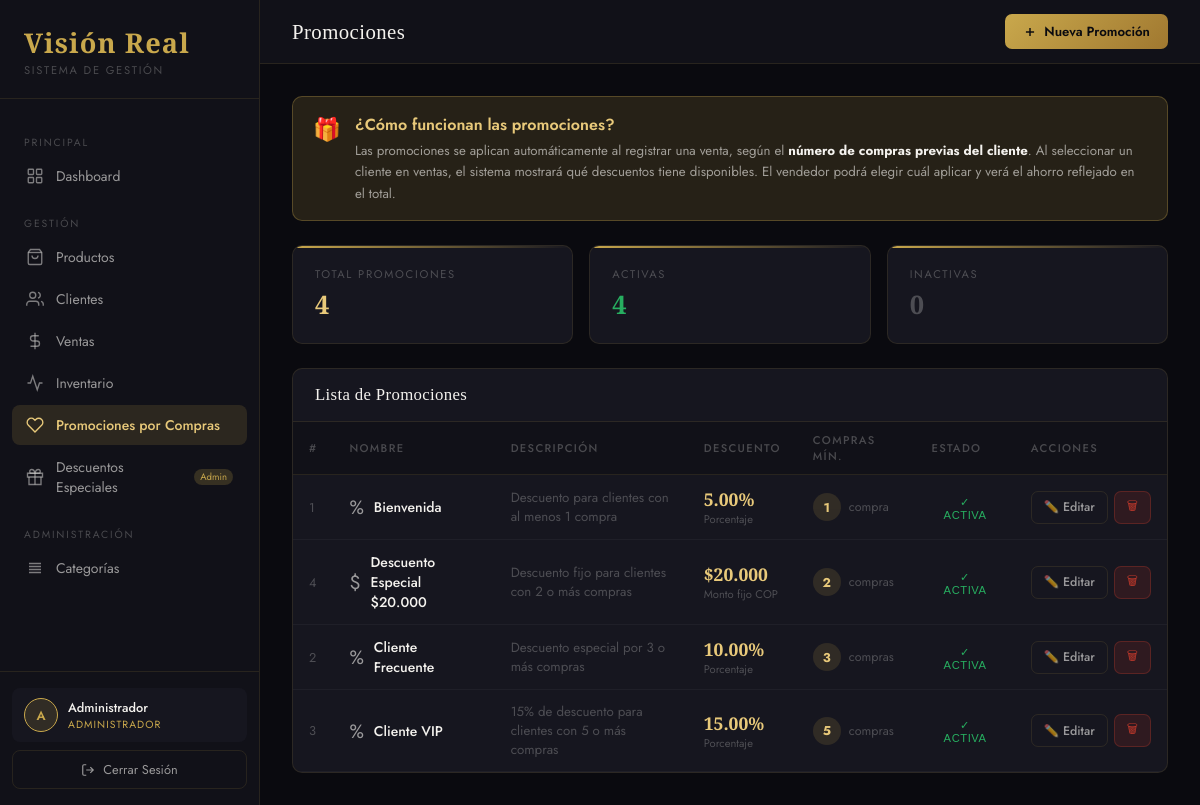
The page /views/promociones.php (signed in) on the database its author committed.
### tables this page shows
CREATE TABLE IF NOT EXISTS promociones (
    id INT AUTO_INCREMENT PRIMARY KEY,
    nombre VARCHAR(200) NOT NULL,
    descripcion TEXT,
    tipo ENUM('porcentaje','monto_fijo') NOT NULL DEFAULT 'porcentaje',
    valor DECIMAL(10,2) NOT NULL COMMENT 'Porcentaje (ej: 15) o monto fijo (ej: 10000)',
    compras_minimas INT NOT NULL DEFAULT 1 COMMENT 'Número mínimo de compras del cliente para aplicar',
    activa TINYINT(1) DEFAULT 1,
    created_at TIMESTAMP DEFAULT CURRENT_TIMESTAMP
);

### config/database.php (called while the page is built, shortened)
<?php
class Database {
    private static $instance = null;
    private $connection;
    private function __construct() {
        $this->connection = new mysqli(DB_HOST, DB_USER, DB_PASS, DB_NAME);
        $this->connection->set_charset(DB_CHARSET);
    }
    public static function getInstance() {
        if (self::$instance === null) self::$instance = new Database();
        return self::$instance;
    }
    public function query($sql)     { return $this->connection->query($sql); }
}
?>

### models/Promocion.php (called while the page is built, shortened)
<?php
require_once __DIR__ . '/../config/database.php';
class Promocion {
    private $db;
    public function __construct() { $this->db = Database::getInstance(); }
    public function getAll() {
        $r = $this->db->query("SELECT * FROM promociones ORDER BY compras_minimas ASC");
        $a = []; while($row = $r->fetch_assoc()) $a[] = $row; return $a;
    }
}
?>

### views/promociones.php (the view, shortened to what this page needs)
<?php
require_once __DIR__ . '/../models/Promocion.php';
$m = new Promocion();
$promociones = $m->getAll();
include __DIR__ . '/partials/head.php';
?>
<div class="layout">
<?php include __DIR__ . '/partials/sidebar.php'; ?>
<div class="main">
  <header class="topbar">
    <div class="topbar-left">
      <h1 class="page-title">Promociones</h1>
    </div>
    <div class="topbar-right">
      <button class="btn btn-primary" onclick="abrirNuevo()">
        <svg width="14" height="14" viewBox="0 0 24 24" fill="none" stroke="currentColor" stroke-width="2.5"><line x1="12" y1="5" x2="12" y2="19"/><line x1="5" y1="12" x2="19" y2="12"/></svg>
        Nueva Promoción
      </button>
    </div>
  </header>
  <div class="content">
    <div style="background:var(--gold-dim);border:1px solid rgba(201,168,76,0.3);border-radius:10px;padding:16px 20px;margin-bottom:24px;display:flex;align-items:flex-start;gap:14px">
      <span style="font-size:1.4rem">🎁</span>
      <div>
        <div style="font-weight:600;color:var(--gold-light);margin-bottom:4px">¿Cómo funcionan las promociones?</div>
        <div style="font-size:.83rem;color:var(--white-dim);line-height:1.6">
          Las promociones se aplican automáticamente al registrar una venta, según el <strong style="color:var(--white)">número de compras previas del cliente</strong>.
          Al seleccionar un cliente en ventas, el sistema mostrará qué descuentos tiene disponibles.
          El vendedor podrá elegir cuál aplicar y verá el ahorro reflejado en el total.
        </div>
      </div>
    </div>
    <div class="stats-grid" style="grid-template-columns:repeat(3,1fr);margin-bottom:24px">
      <div class="stat-card">
        <div class="stat-label">Total Promociones</div>
        <div class="stat-value" style="font-size:1.6rem"><?=count($promociones)?></div>
      </div>
      <div class="stat-card">
        <div class="stat-label">Activas</div>
        <div class="stat-value" style="font-size:1.6rem;color:var(--success)"><?=count(array_filter($promociones,fn($p)=>$p['activa']))?></div>
      </div>
      <div class="stat-card">
        <div class="stat-label">Inactivas</div>
        <div class="stat-value" style="font-size:1.6rem;color:var(--white-muted)"><?=count(array_filter($promociones,fn($p)=>!$p['activa']))?></div>
      </div>
    </div>
    <div class="card">
      <div class="card-header">
        <span class="card-title">Lista de Promociones</span>
      </div>
      <div class="table-wrap">
        <table id="tbl-promos">
          <thead>
            <tr>
              <th>#</th>
              <th>Nombre</th>
              <th>Descripción</th>
              <th>Descuento</th>
              <th>Compras Mín.</th>
              <th>Estado</th>
              <th>Acciones</th>
            </tr>
          </thead>
          <tbody>
            <?php if(empty($promociones)): ?>
            <tr><td colspan="7" class="table-empty">No hay promociones creadas</td></tr>
            <?php else: foreach($promociones as $p): ?>
            <tr>
              <td style="color:var(--white-muted);font-size:.8rem"><?=$p['id']?></td>
              <td>
                <div style="display:flex;align-items:center;gap:10px">
                  <span style="font-size:1.2rem"><?=$p['tipo']==='porcentaje'?'%':'$'?></span>
                  <strong><?=htmlspecialchars($p['nombre'])?></strong>
                </div>
              </td>
              <td style="color:var(--white-muted);font-size:.83rem"><?=htmlspecialchars($p['descripcion']?:'—')?></td>
              <td>
                <span style="font-family:var(--font-display);font-size:1.1rem;color:var(--gold-light);font-weight:600">
                  <?php if($p['tipo']==='porcentaje'): ?>
                    <?=$p['valor']?>%
                  <?php else: ?>
                    $<?=number_format($p['valor'],0,',','.')?>
                  <?php endif; ?>
                </span>
                <span style="font-size:.7rem;color:var(--white-muted);display:block">
                  <?=$p['tipo']==='porcentaje'?'Porcentaje':'Monto fijo COP'?>
                </span>
              </td>
              <td>
                <div style="display:flex;align-items:center;gap:8px">
                  <span style="width:28px;height:28px;border-radius:50%;background:var(--gold-dim);color:var(--gold-light);display:flex;align-items:center;justify-content:center;font-size:.8rem;font-weight:700"><?=$p['compras_minimas']?></span>
                  <span style="font-size:.78rem;color:var(--white-muted)">compra<?=$p['compras_minimas']>1?'s':''?></span>
                </div>
              </td>
              <td>
                <button onclick="toggleEstado(<?=$p['id']?>)" class="badge <?=$p['activa']?'badge-success':'badge-danger'?>" style="cursor:pointer;border:none;background:inherit">
                  <?=$p['activa']?'✓ Activa':'✕ Inactiva'?>
                </button>
              </td>
              <td>
                <div style="display:flex;gap:6px">
                  <button class="btn btn-outline btn-sm" onclick="abrirEditar(this)">✏️ Editar</button>
                  <button class="btn btn-danger btn-sm" onclick="eliminar(this)">🗑</button>
                </div>
              </td>
            </tr>
            <?php endforeach; endif; ?>
          </tbody>
        </table>
      </div>
    </div>
  </div>
</div>
</div>
</body>
</html>

### assets/css/style.css (style rules this page uses)
:root { --bg-dark: #0a0a0f; --bg-panel: #111118; --bg-card: #16161f; --bg-hover: #1c1c28; --gold: #c9a84c; --gold-light: #e8c97a; --gold-dim: rgba(201,168,76,0.15); --white: #f4f2ee; --white-dim: rgba(244,242,238,0.6); --white-muted: rgba(244,242,238,0.25); --danger: #c0392b; --danger-dim: rgba(192,57,43,0.15); --success: #27ae60; --success-dim: rgba(39,174,96,0.15); --warning: #e67e22; --warning-dim: rgba(230,126,34,0.15); --border: rgba(201,168,76,0.12); --sidebar-w: 260px; --radius: 10px; --shadow: 0 4px 24px rgba(0,0,0,0.4); --font-display:'Cormorant Garamond', serif; --font-body: 'Jost', sans-serif; --transition: 0.2s ease; }
*, *::before, *::after { box-sizing: border-box; margin: 0; padding: 0; }
html { font-size: 16px; scroll-behavior: smooth; }
body { font-family: var(--font-body); background: var(--bg-dark); color: var(--white); min-height: 100vh; overflow-x: hidden; }
.layout { display: flex; min-height: 100vh; }
.main { margin-left: var(--sidebar-w); flex: 1; display: flex; flex-direction: column; min-height: 100vh; }
.topbar { display: flex; align-items: center; justify-content: space-between; padding: 0 32px; height: 64px; border-bottom: 1px solid var(--border); background: var(--bg-panel); position: sticky; top: 0; z-index: 50; }
.topbar-left { display: flex; align-items: center; gap: 12px; }
.page-title { font-family: var(--font-display); font-size: 1.3rem; font-weight: 500; color: var(--white); letter-spacing: 0.02em; }
.topbar-right { display: flex; align-items: center; gap: 12px; }
.content { padding: 32px; flex: 1; }
.stats-grid { display: grid; grid-template-columns: repeat(auto-fit, minmax(200px, 1fr)); gap: 16px; margin-bottom: 28px; }
.stat-card { background: var(--bg-card); border: 1px solid var(--border); border-radius: var(--radius); padding: 20px 22px; position: relative; overflow: hidden; transition: all var(--transition); }
.stat-card::before { content: ''; position: absolute; top: 0; left: 0; right: 0; height: 2px; background: linear-gradient(90deg, var(--gold), transparent); }
.stat-label { font-size: 0.7rem; text-transform: uppercase; letter-spacing: 0.15em; color: var(--white-muted); margin-bottom: 10px; }
.stat-value { font-family: var(--font-display); font-size: 2rem; font-weight: 600; color: var(--gold-light); line-height: 1; margin-bottom: 6px; }
.card { background: var(--bg-card); border: 1px solid var(--border); border-radius: var(--radius); overflow: hidden; }
.card-header { display: flex; align-items: center; justify-content: space-between; padding: 16px 22px; border-bottom: 1px solid var(--border); }
.card-title { font-family: var(--font-display); font-size: 1.05rem; font-weight: 500; color: var(--white); letter-spacing: 0.02em; }
.table-wrap { overflow-x: auto; }
table { width: 100%; border-collapse: collapse; font-size: 0.875rem; }
thead th { padding: 10px 16px; text-align: left; font-size: 0.7rem; text-transform: uppercase; letter-spacing: 0.12em; color: var(--white-muted); font-weight: 500; border-bottom: 1px solid var(--border); background: var(--bg-panel); }
tbody tr { border-bottom: 1px solid rgba(255,255,255,0.04); transition: background var(--transition); }
td { padding: 12px 16px; color: var(--white-dim); vertical-align: middle; }
td strong { color: var(--white); font-weight: 500; }
.badge { display: inline-flex; align-items: center; padding: 3px 10px; border-radius: 20px; font-size: 0.7rem; font-weight: 500; letter-spacing: 0.05em; text-transform: uppercase; }
.badge-success { background: var(--success-dim); color: var(--success); }
.btn { display: inline-flex; align-items: center; gap: 7px; padding: 8px 18px; border-radius: 7px; font-family: var(--font-body); font-size: 0.825rem; font-weight: 500; border: none; cursor: pointer; transition: all var(--transition); text-decoration: none; white-space: nowrap; }
.btn-primary { background: linear-gradient(135deg, var(--gold), #a07830); color: #0a0a0f; font-weight: 600; }
.btn-outline { background: transparent; border: 1px solid var(--border); color: var(--white-dim); }
.btn-danger { background: var(--danger-dim); color: var(--danger); border: 1px solid rgba(192,57,43,0.3); }
.btn-sm { padding: 5px 12px; font-size: 0.775rem; }

### rows shown on the page
promociones: id "1", nombre "Bienvenida", descripcion "Descuento para clientes con al menos 1 compra", valor "5.00", tipo "Porcentaje", compras_minimas "1", activa "✓ ACTIVA"
promociones: id "4", nombre "Descuento Especial $20.000", descripcion "Descuento fijo para clientes con 2 o más compras", valor "20.000", tipo "Monto fijo COP", compras_minimas "2", activa "✓ ACTIVA"
promociones: id "2", nombre "Cliente Frecuente", descripcion "Descuento especial por 3 o más compras", valor "10.00", tipo "Porcentaje", compras_minimas "3", activa "✓ ACTIVA"
promociones: id "3", nombre "Cliente VIP", descripcion "15% de descuento para clientes con 5 o más compras", valor "15.00", tipo "Porcentaje", compras_minimas "5", activa "✓ ACTIVA"

### other values the page prints
$ini "A"
$user['nombre'] "Administrador"
$user['rol'] "ADMINISTRADOR"
count($promociones) "4"
count(array_filter($promociones,fn($p)=>$p['activa'])) "4"
count(array_filter($promociones,fn($p)=>!$p['activa'])) "0"
